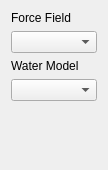
<?xml version="1.0" encoding="UTF-8"?>
<ui version="4.0">
 <class>GromacsSystemSettings</class>
 <widget class="QWidget" name="GromacsSystemSettings">
  <property name="geometry">
   <rect>
    <x>0</x>
    <y>0</y>
    <width>108</width>
    <height>170</height>
   </rect>
  </property>
  <property name="windowTitle">
   <string>Form</string>
  </property>
  <layout class="QVBoxLayout" name="verticalLayout">
   <item>
    <layout class="QVBoxLayout" name="verticalLayout_8">
     <item>
      <widget class="QLabel" name="forceFieldLabel">
       <property name="text">
        <string>Force Field</string>
       </property>
      </widget>
     </item>
     <item>
      <widget class="QComboBox" name="forceField"/>
     </item>
    </layout>
   </item>
   <item>
    <layout class="QVBoxLayout" name="verticalLayout_7">
     <item>
      <widget class="QLabel" name="waterModelLabel">
       <property name="text">
        <string>Water Model</string>
       </property>
      </widget>
     </item>
     <item>
      <widget class="QComboBox" name="waterModel"/>
     </item>
    </layout>
   </item>
   <item>
    <spacer name="verticalSpacer">
     <property name="orientation">
      <enum>Qt::Vertical</enum>
     </property>
     <property name="sizeHint" stdset="0">
      <size>
       <width>20</width>
       <height>40</height>
      </size>
     </property>
    </spacer>
   </item>
  </layout>
 </widget>
 <resources/>
 <connections/>
</ui>
